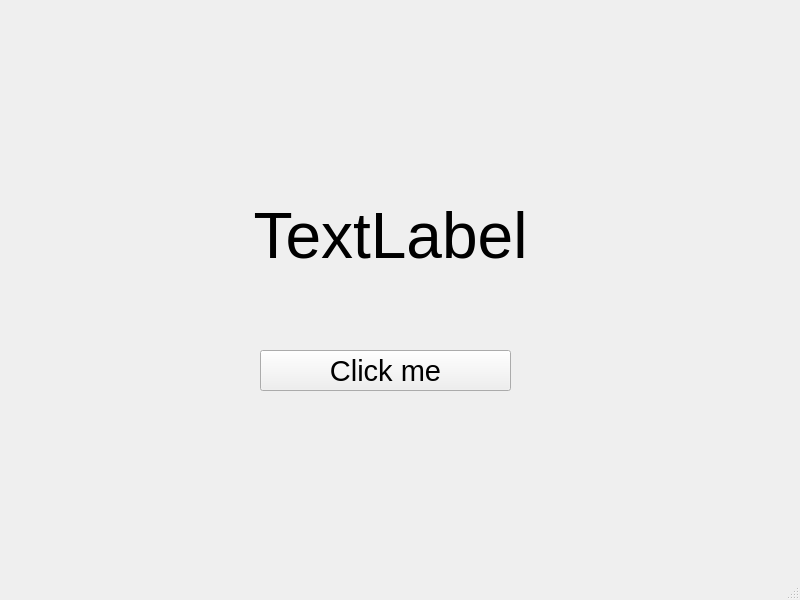
<?xml version="1.0" encoding="UTF-8"?>
<ui version="4.0">
 <class>MainWindow</class>
 <widget class="QMainWindow" name="MainWindow">
  <property name="geometry">
   <rect>
    <x>0</x>
    <y>0</y>
    <width>800</width>
    <height>600</height>
   </rect>
  </property>
  <property name="windowTitle">
   <string>MainWindow</string>
  </property>
  <widget class="QWidget" name="centralwidget">
   <widget class="QPushButton" name="pushButton">
    <property name="geometry">
     <rect>
      <x>260</x>
      <y>350</y>
      <width>251</width>
      <height>41</height>
     </rect>
    </property>
    <property name="font">
     <font>
      <pointsize>22</pointsize>
     </font>
    </property>
    <property name="text">
     <string>Click me</string>
    </property>
   </widget>
   <widget class="QLabel" name="label">
    <property name="geometry">
     <rect>
      <x>220</x>
      <y>190</y>
      <width>341</width>
      <height>91</height>
     </rect>
    </property>
    <property name="font">
     <font>
      <pointsize>48</pointsize>
     </font>
    </property>
    <property name="text">
     <string>TextLabel</string>
    </property>
    <property name="alignment">
     <set>Qt::AlignCenter</set>
    </property>
   </widget>
  </widget>
  <widget class="QMenuBar" name="menubar">
   <property name="geometry">
    <rect>
     <x>0</x>
     <y>0</y>
     <width>800</width>
     <height>21</height>
    </rect>
   </property>
  </widget>
  <widget class="QStatusBar" name="statusbar"/>
 </widget>
 <resources/>
 <connections/>
</ui>
